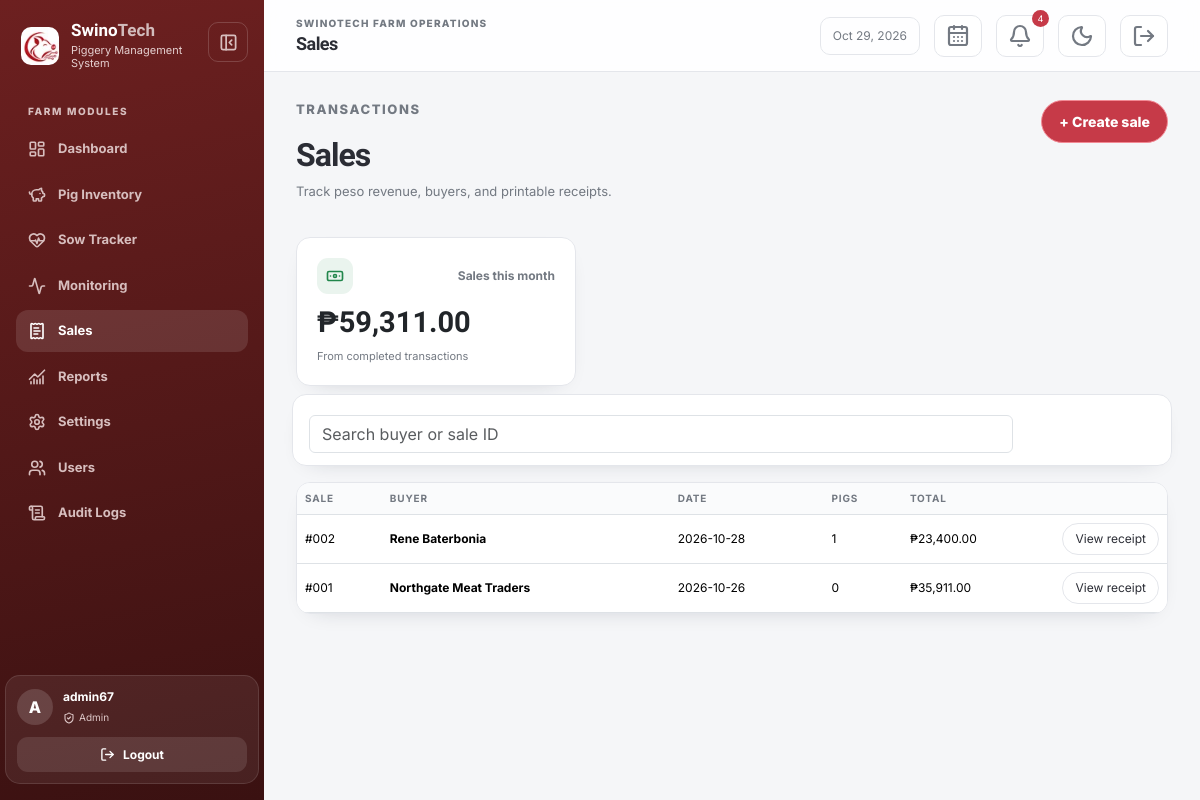
Page /sales/index.php (signed in) on the earlier database version.
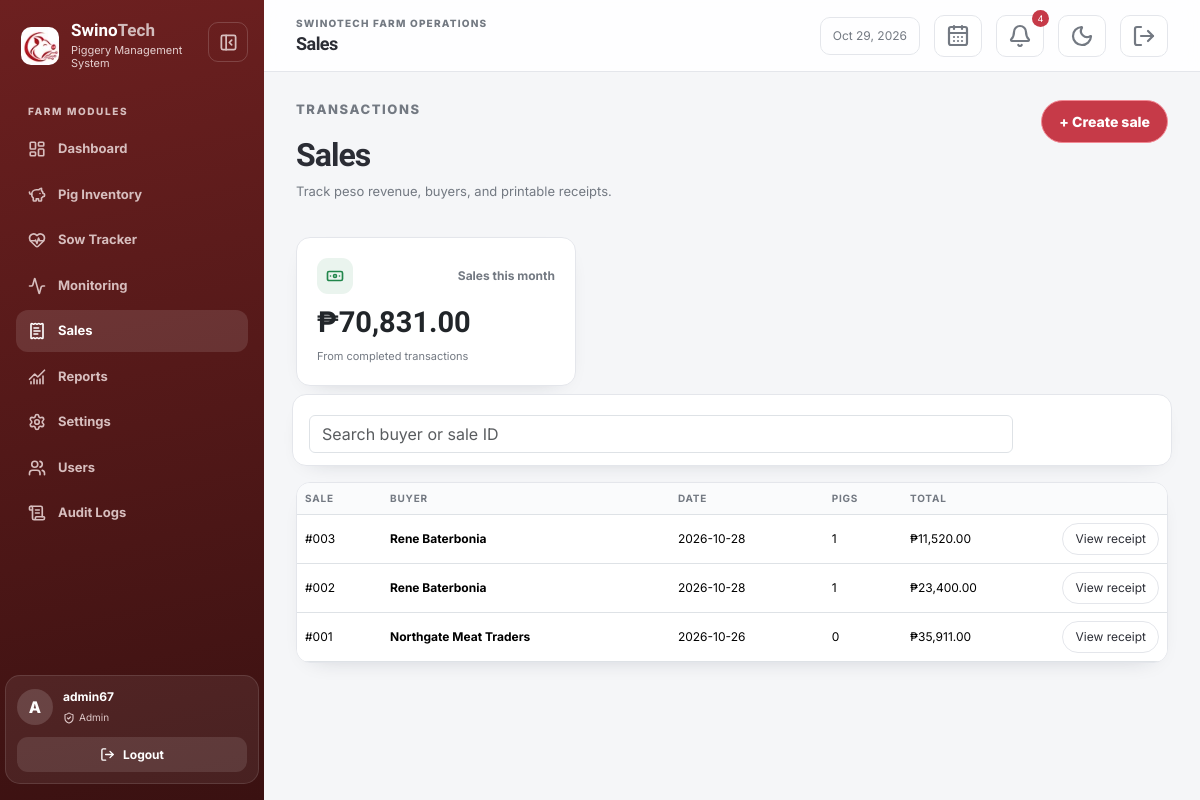
Same page on the later database version.
### tables this page shows
CREATE TABLE `sales` (
  `sale_id` int UNSIGNED NOT NULL,
  `buyer_name` varchar(150) NOT NULL,
  `sale_date` date NOT NULL DEFAULT (curdate()),
  `total_amount` decimal(12,2) NOT NULL DEFAULT '0.00'
);

### includes/auth.php (called while the page is built, shortened)
<?php
function e(mixed $value): string
{
    return htmlspecialchars((string) $value, ENT_QUOTES, 'UTF-8');
}
function sale_reference(int $saleId): string
{
    $sequence = $saleId >= 1031 ? $saleId - 1030 : $saleId;
    return str_pad((string) max(1, $sequence), 3, '0', STR_PAD_LEFT);
}

### sales/_results.php (the view)
<?php require_once __DIR__ . '/../includes/auth.php'; require_login(); ?>
<div class="table-shell" id="sales-results" aria-busy="false"><div class="table-responsive"><table class="table table-hover"><thead><tr><th>Sale</th><th>Buyer</th><th>Date</th><th>Pigs</th><th>Total</th><th></th></tr></thead><tbody><?php foreach($sales as $sale): ?><tr><td>#<?=e(sale_reference((int) $sale['sale_id']))?></td><td class="fw-bold"><?=e($sale['buyer_name'])?></td><td><?=e($sale['sale_date'])?></td><td><?=e($sale['pig_count'])?></td><td>₱<?=number_format((float)$sale['total_amount'],2)?></td><td class="text-end"><a class="btn btn-sm btn-outline-secondary" href="view.php?id=<?=(int)$sale['sale_id']?>">View receipt</a></td></tr><?php endforeach; ?><?php if(!$sales): ?><tr><td colspan="6" class="text-center text-muted py-5">No sales found.</td></tr><?php endif; ?></tbody></table></div></div>

### includes/header.php (shortened to what the changed rows need)
<?php
require_once __DIR__ . '/auth.php';
$pageTitle = $pageTitle ?? 'SwinoTech';
$role = $_SESSION['role'] ?? 'staff';
$nav = [
    ['label' => 'Dashboard', 'href' => 'dashboard.php', 'icon' => 'layout-dashboard', 'section' => 'dashboard'],
    ['label' => 'Pig Inventory', 'href' => 'pigs/index.php', 'icon' => 'piggy-bank', 'section' => 'pigs'],
    ['label' => 'Sow Tracker', 'href' => 'sows/index.php', 'icon' => 'heart-pulse', 'section' => 'sows'],
    ['label' => 'Monitoring', 'href' => 'monitoring/index.php', 'icon' => 'activity', 'section' => 'monitoring'],
];
if ($role === 'admin') {
    $nav[] = ['label' => 'Sales', 'href' => 'sales/index.php', 'icon' => 'receipt-text', 'section' => 'sales'];
    $nav[] = ['label' => 'Reports', 'href' => 'reports/index.php', 'icon' => 'chart-no-axes-combined', 'section' => 'reports'];
}
$currentPath = trim(parse_url($_SERVER['REQUEST_URI'] ?? '', PHP_URL_PATH) ?: '', '/');
$basePath = trim(BASE_URL, '/');
if ($basePath !== '' && str_starts_with($currentPath, $basePath . '/')) {
    $currentPath = substr($currentPath, strlen($basePath) + 1);
}
$currentSection = str_contains($currentPath, '/') ? strstr($currentPath, '/', true) : $currentPath;
$isDashboard = basename($currentPath) === 'dashboard.php';
?>
<!doctype html>
<html lang="en">
<head>
    <link href="https://cdn.jsdelivr.net/npm/bootstrap@5.3.3/dist/css/bootstrap.min.css" rel="stylesheet">
    <link href="<?= BASE_URL ?>/assets/css/style.css?v=<?= filemtime(__DIR__ . '/../assets/css/style.css') ?>" rel="stylesheet">
</head>
<body>
<div class="app-shell">
    <aside class="app-sidebar">
        <nav class="sidebar-nav" id="app-sidebar-nav">
            <?php foreach ($nav as $item): ?>
                <?php $active = $item['section'] === 'dashboard' ? $isDashboard : $currentSection === $item['section']; ?>
                <a class="<?= $active ? 'active' : '' ?>" href="<?= BASE_URL . '/' . $item['href'] ?>" <?= $active ? 'aria-current="page"' : '' ?>>
                    <i class="nav-icon" data-lucide="<?= e($item['icon']) ?>" aria-hidden="true"></i><span><?= e($item['label']) ?></span>
                </a>
            <?php endforeach; ?>
        </nav>
    </aside>
    <div class="app-main">
        <header class="topbar">
            <div class="flex-grow-1"><div class="eyebrow">SwinoTech farm operations</div><h1><?= e($pageTitle) ?></h1></div>
        </header>
        <main class="content">

### sales/index.php (shortened to what the changed rows need)
<?php
require __DIR__.'/../includes/auth.php'; require_role('admin'); require __DIR__.'/../includes/db.php'; $pageTitle='Sales';$search=trim($_GET['search']??'');$statement=$pdo->prepare('SELECT s.*, COUNT(si.sale_item_id) pig_count FROM sales s LEFT JOIN sale_items si ON si.sale_id=s.sale_id WHERE (:search = "" OR s.buyer_name LIKE :like_buyer OR LPAD(CASE WHEN s.sale_id >= 1031 THEN s.sale_id - 1030 ELSE s.sale_id END, 3, "0") LIKE :like_sale) GROUP BY s.sale_id ORDER BY s.sale_date DESC,s.sale_id DESC');$statement->execute(['search'=>$search,'like_buyer'=>"%{$search}%",'like_sale'=>"%{$search}%"]);$sales=$statement->fetchAll();$revenue=(float)$pdo->query("SELECT COALESCE(SUM(total_amount),0) FROM sales WHERE YEAR(sale_date)=YEAR(CURDATE()) AND MONTH(sale_date)=MONTH(CURDATE())")->fetchColumn();
require __DIR__.'/../includes/header.php';
?>
<div class="page-heading"><div><h2>Sales</h2></div><?php if($role==='admin'): ?><a class="btn btn-danger primary-action" href="add.php">+ Create sale</a><?php endif; ?></div><div class="row g-3 mb-3"><div class="col-md-4"><div class="card stat-card dashboard-stat"><div class="stat-top"><span class="metric-icon metric-success"></span><span class="stat-label"></span></div><div class="stat-value">₱<?=number_format($revenue,2)?></div><div class="stat-note">From completed transactions</div></div></div></div><?=e($search)?><?php require __DIR__ . '/_results.php'; ?>
<?php require __DIR__.'/../includes/footer.php'; ?>

Differences in the rows shown:
added sales: sale_id "003", buyer_name "Rene Baterbonia", sale_date "2026-10-28", pig_count "1", total_amount "11,520.00"
Other differences:
$revenue: "59,311.00" → "70,831.00"
